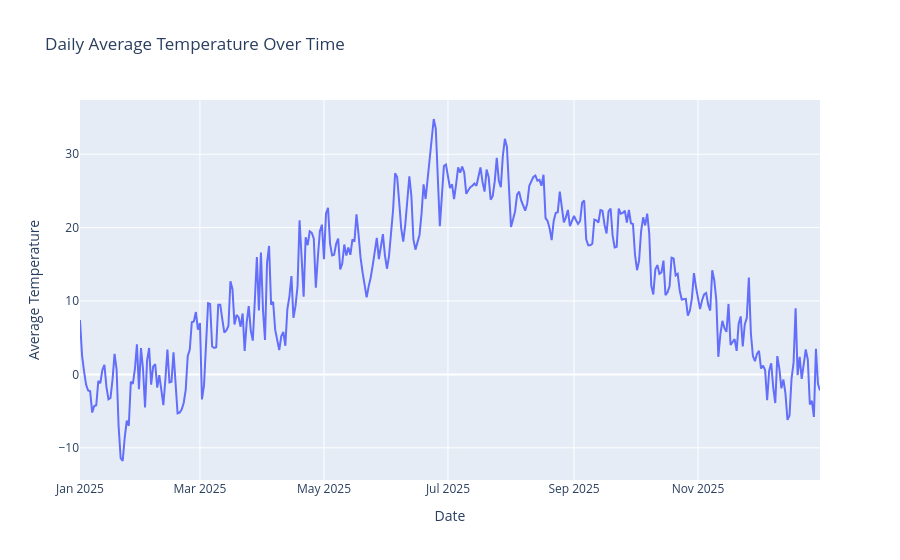

The notebook cell saved with this chart:
### Code cell
### 
fig = px.line(
    weather_daily,
    x="date",
    y="temperature_2m_mean",
    title="Daily Average Temperature Over Time",
    markers=False
)

fig.update_layout(
    xaxis_title="Date",
    yaxis_title="Average Temperature",
    hovermode="x unified"
)

fig.show()

### Figure 1 — Plotly figure (JSON) as saved in the notebook; plotly's stock layout.template omitted (floating-point values rounded to 4 significant figures; data arrays with more than 128 entries replaced by an {"elided": "..."} marker saying what was removed)
{"data": [{"hovertemplate": "date=%{x}<br>temperature_2m_mean=%{y}<extra></extra>", "legendgroup": "", "line": {"color": "#636efa", "dash": "solid"}, "marker": {"symbol": "circle"}, "mode": "lines", "name": "", "orientation": "v", "showlegend": false, "type": "scatter", "x": {"elided": "365 str values"}, "xaxis": "x", "y": {"elided": "365 float values"}, "yaxis": "y"}], "layout": {"hovermode": "x unified", "legend": {"tracegroupgap": 0}, "title": {"text": "Daily Average Temperature Over Time"}, "xaxis": {"anchor": "y", "domain": [0, 1], "title": {"text": "Date"}}, "yaxis": {"anchor": "x", "domain": [0, 1], "title": {"text": "Average Temperature"}}}}
